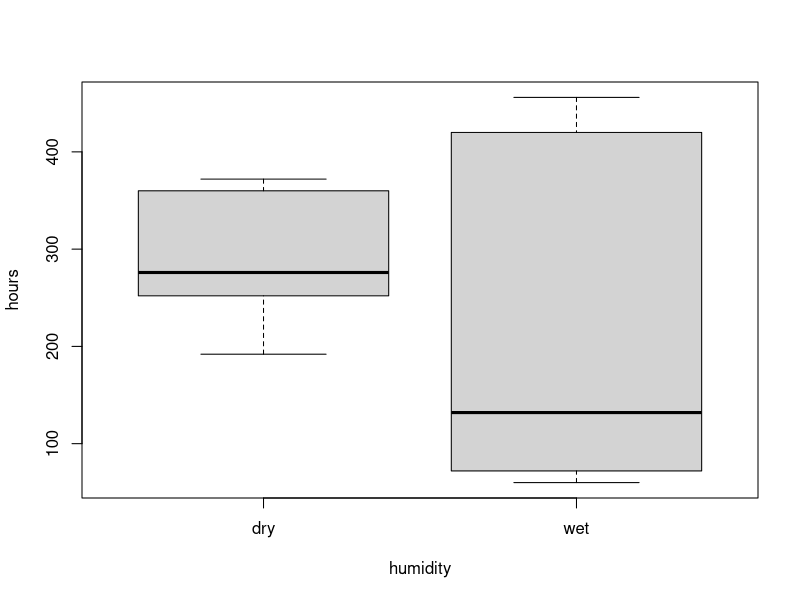
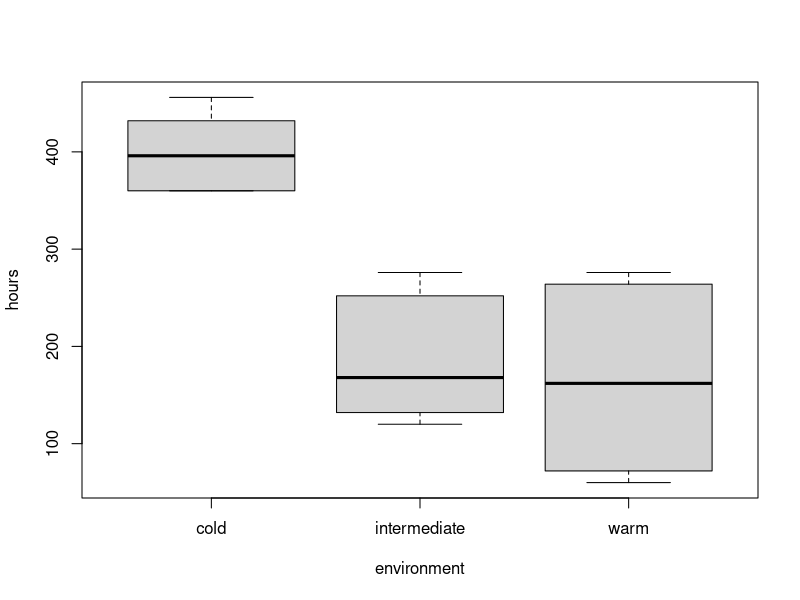
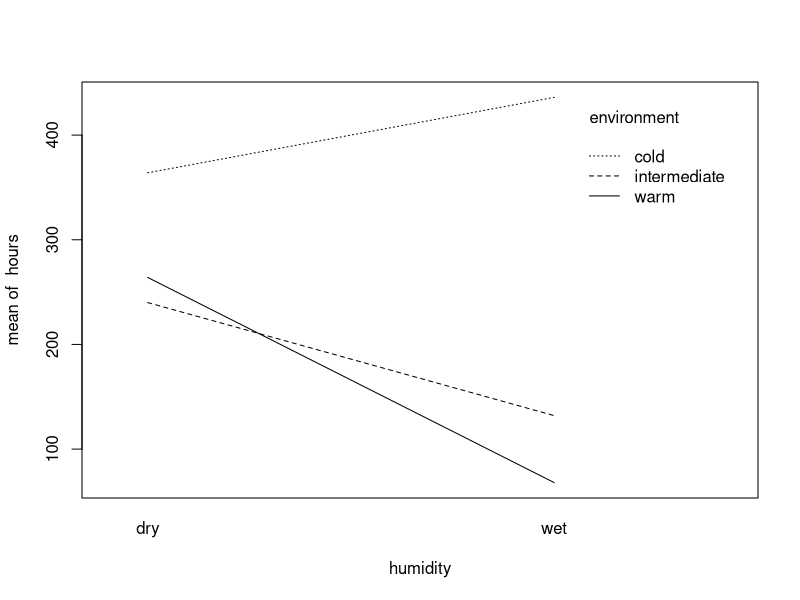
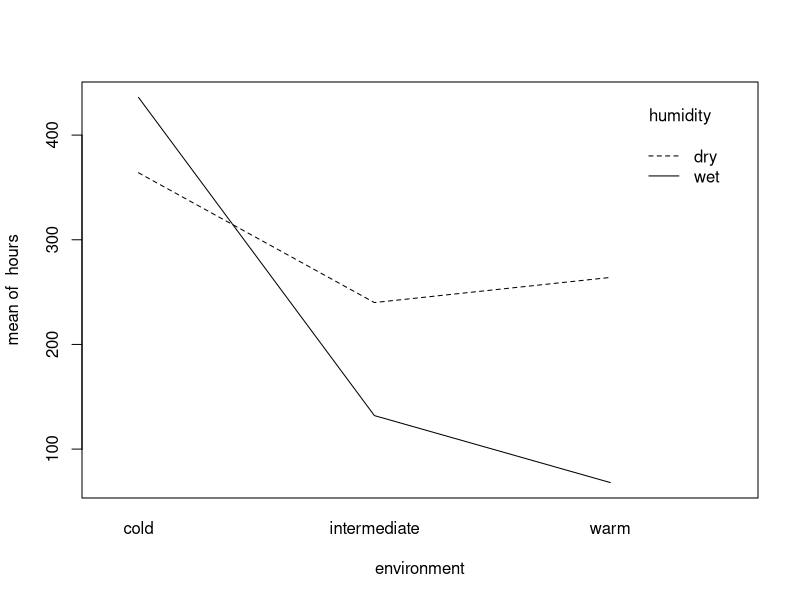
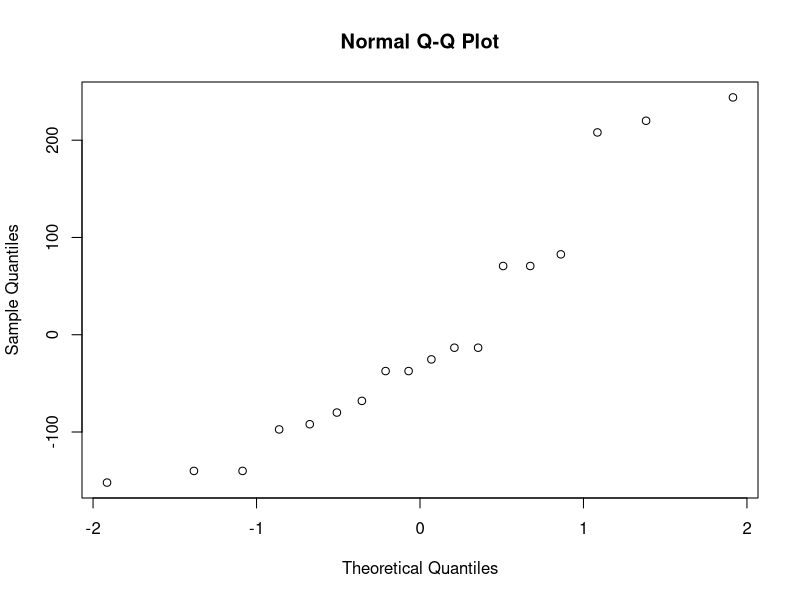
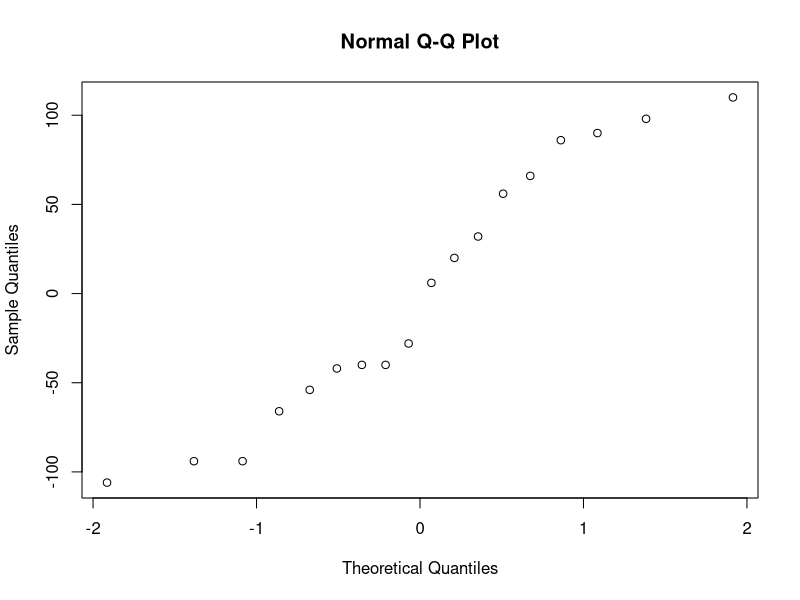
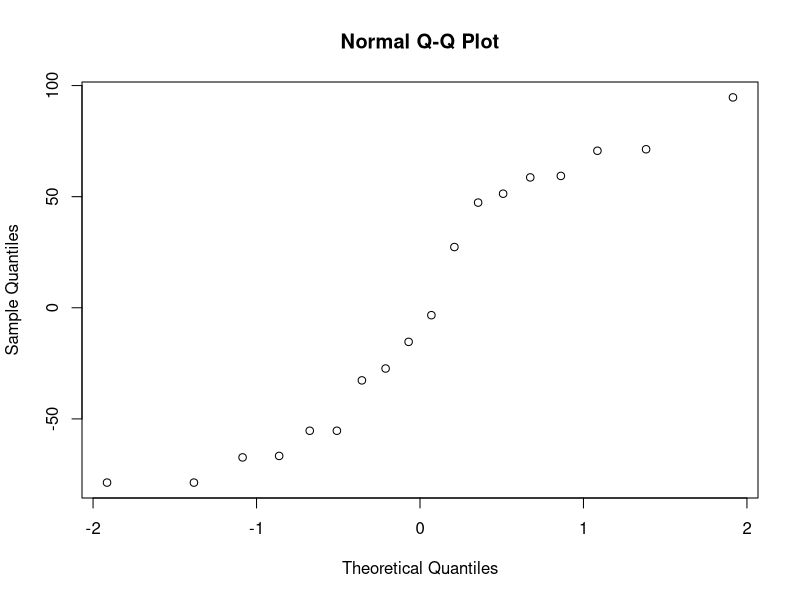

R code for these plots, in order:
bread = read.table("bread.txt")
hours = bread$hours
humidity = bread$humidity
environment = bread$environment

#1.1
sample_slices = sample(1:18, 18)

#1.2
boxplot(hours~humidity)
boxplot(hours~environment)

#1.3
interaction.plot(humidity, environment, hours)
interaction.plot(environment, humidity, hours)

#1.4
aovenvhum = lm(hours ~ environment+humidity, data=bread)
anova(aovenvhum)

aovenv = lm(hours ~ environment, data=bread)
anova(aovenv)

aovhum = lm(hours ~ humidity, data=bread)
anova(aovhum)

#1.5
residuals(aovhum)
qqnorm(residuals(aovhum))
qqnorm(residuals(aovenv))
qqnorm(residuals(aovenvhum))
